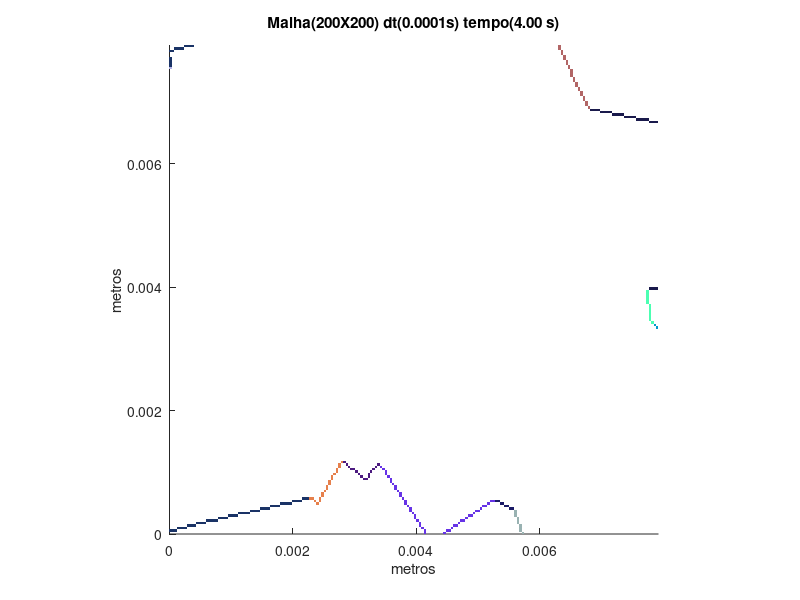

Write the MATLAB code that produced this figure.
set (gca,'PlotBoxAspectRatio',[1 1 1],'Xlim',[0,0.0079236952523745],'Ylim',[0,0.0079236952523745])
hold on
title('Malha(200X200) dt(0.0001s) tempo(4.00 s)')
hold on
ylabel('metros')
hold on
xlabel('metros')
hold on

fill([0.00412032153123474 0.00412032153123474 0.00415994000749661 0.00415994000749661],[0 3.96184762618725E-05 3.96184762618725E-05 0],[0.4,0.2,0.9],'LineStyle','none')

fill([0.00443726934132972 0.00443726934132972 0.00447688781759159 0.00447688781759159],[0 3.96184762618725E-05 3.96184762618725E-05 0],[0.4,0.2,0.9],'LineStyle','none')

fill([0.00570506058170964 0.00570506058170964 0.00574467905797151 0.00574467905797151],[0 3.96184762618725E-05 3.96184762618725E-05 0],[0.6,0.7,0.7],'LineStyle','none')

fill([0 0 3.96184762618725E-05 3.96184762618725E-05],[3.96184762618725E-05 7.9236952523745E-05 7.9236952523745E-05 3.96184762618725E-05],[0.1,0.2,0.4],'LineStyle','none')

fill([3.96184762618725E-05 3.96184762618725E-05 7.9236952523745E-05 7.9236952523745E-05],[3.96184762618725E-05 7.9236952523745E-05 7.9236952523745E-05 3.96184762618725E-05],[0.1,0.2,0.4],'LineStyle','none')

fill([7.9236952523745E-05 7.9236952523745E-05 0.000118855428785617 0.000118855428785617],[3.96184762618725E-05 7.9236952523745E-05 7.9236952523745E-05 3.96184762618725E-05],[0.1,0.2,0.4],'LineStyle','none')

fill([0.00412032153123474 0.00412032153123474 0.00415994000749661 0.00415994000749661],[3.96184762618725E-05 7.9236952523745E-05 7.9236952523745E-05 3.96184762618725E-05],[0.4,0.2,0.9],'LineStyle','none')

fill([0.00447688781759159 0.00447688781759159 0.00451650629385346 0.00451650629385346],[3.96184762618725E-05 7.9236952523745E-05 7.9236952523745E-05 3.96184762618725E-05],[0.4,0.2,0.9],'LineStyle','none')

fill([0.00451650629385346 0.00451650629385346 0.00455612477011534 0.00455612477011534],[3.96184762618725E-05 7.9236952523745E-05 7.9236952523745E-05 3.96184762618725E-05],[0.4,0.2,0.9],'LineStyle','none')

fill([0.00566544210544777 0.00566544210544777 0.00570506058170964 0.00570506058170964],[3.96184762618725E-05 7.9236952523745E-05 7.9236952523745E-05 3.96184762618725E-05],[0.6,0.7,0.7],'LineStyle','none')

fill([0.000118855428785617 0.000118855428785617 0.00015847390504749 0.00015847390504749],[7.9236952523745E-05 0.000118855428785617 0.000118855428785617 7.9236952523745E-05],[0.1,0.2,0.4],'LineStyle','none')

fill([0.00015847390504749 0.00015847390504749 0.000198092381309362 0.000198092381309362],[7.9236952523745E-05 0.000118855428785617 0.000118855428785617 7.9236952523745E-05],[0.1,0.2,0.4],'LineStyle','none')

fill([0.000198092381309362 0.000198092381309362 0.000237710857571235 0.000237710857571235],[7.9236952523745E-05 0.000118855428785617 0.000118855428785617 7.9236952523745E-05],[0.1,0.2,0.4],'LineStyle','none')

fill([0.000237710857571235 0.000237710857571235 0.000277329333833107 0.000277329333833107],[7.9236952523745E-05 0.000118855428785617 0.000118855428785617 7.9236952523745E-05],[0.1,0.2,0.4],'LineStyle','none')

fill([0.00408070305497287 0.00408070305497287 0.00412032153123474 0.00412032153123474],[7.9236952523745E-05 0.000118855428785617 0.000118855428785617 7.9236952523745E-05],[0.4,0.2,0.9],'LineStyle','none')

fill([0.00455612477011534 0.00455612477011534 0.00459574324637721 0.00459574324637721],[7.9236952523745E-05 0.000118855428785617 0.000118855428785617 7.9236952523745E-05],[0.4,0.2,0.9],'LineStyle','none')

fill([0.00566544210544777 0.00566544210544777 0.00570506058170964 0.00570506058170964],[7.9236952523745E-05 0.000118855428785617 0.000118855428785617 7.9236952523745E-05],[0.6,0.7,0.7],'LineStyle','none')

fill([0.000277329333833107 0.000277329333833107 0.00031694781009498 0.00031694781009498],[0.000118855428785617 0.00015847390504749 0.00015847390504749 0.000118855428785617],[0.1,0.2,0.4],'LineStyle','none')

fill([0.00031694781009498 0.00031694781009498 0.000356566286356852 0.000356566286356852],[0.000118855428785617 0.00015847390504749 0.00015847390504749 0.000118855428785617],[0.1,0.2,0.4],'LineStyle','none')

fill([0.000356566286356852 0.000356566286356852 0.000396184762618725 0.000396184762618725],[0.000118855428785617 0.00015847390504749 0.00015847390504749 0.000118855428785617],[0.1,0.2,0.4],'LineStyle','none')

fill([0.000396184762618725 0.000396184762618725 0.000435803238880597 0.000435803238880597],[0.000118855428785617 0.00015847390504749 0.00015847390504749 0.000118855428785617],[0.1,0.2,0.4],'LineStyle','none')

fill([0.00404108457871099 0.00404108457871099 0.00408070305497287 0.00408070305497287],[0.000118855428785617 0.00015847390504749 0.00015847390504749 0.000118855428785617],[0.4,0.2,0.9],'LineStyle','none')

fill([0.00459574324637721 0.00459574324637721 0.00463536172263908 0.00463536172263908],[0.000118855428785617 0.00015847390504749 0.00015847390504749 0.000118855428785617],[0.4,0.2,0.9],'LineStyle','none')

fill([0.00463536172263908 0.00463536172263908 0.00467498019890095 0.00467498019890095],[0.000118855428785617 0.00015847390504749 0.00015847390504749 0.000118855428785617],[0.4,0.2,0.9],'LineStyle','none')

fill([0.00566544210544777 0.00566544210544777 0.00570506058170964 0.00570506058170964],[0.000118855428785617 0.00015847390504749 0.00015847390504749 0.000118855428785617],[0.6,0.7,0.7],'LineStyle','none')

fill([0.000435803238880597 0.000435803238880597 0.00047542171514247 0.00047542171514247],[0.00015847390504749 0.000198092381309362 0.000198092381309362 0.00015847390504749],[0.1,0.2,0.4],'LineStyle','none')

fill([0.00047542171514247 0.00047542171514247 0.000515040191404342 0.000515040191404342],[0.00015847390504749 0.000198092381309362 0.000198092381309362 0.00015847390504749],[0.1,0.2,0.4],'LineStyle','none')

fill([0.000515040191404342 0.000515040191404342 0.000554658667666215 0.000554658667666215],[0.00015847390504749 0.000198092381309362 0.000198092381309362 0.00015847390504749],[0.1,0.2,0.4],'LineStyle','none')

fill([0.000554658667666215 0.000554658667666215 0.000594277143928087 0.000594277143928087],[0.00015847390504749 0.000198092381309362 0.000198092381309362 0.00015847390504749],[0.1,0.2,0.4],'LineStyle','none')

fill([0.00404108457871099 0.00404108457871099 0.00408070305497287 0.00408070305497287],[0.00015847390504749 0.000198092381309362 0.000198092381309362 0.00015847390504749],[0.4,0.2,0.9],'LineStyle','none')

fill([0.00467498019890095 0.00467498019890095 0.00471459867516283 0.00471459867516283],[0.00015847390504749 0.000198092381309362 0.000198092381309362 0.00015847390504749],[0.4,0.2,0.9],'LineStyle','none')

fill([0.00562582362918589 0.00562582362918589 0.00566544210544777 0.00566544210544777],[0.00015847390504749 0.000198092381309362 0.000198092381309362 0.00015847390504749],[0.6,0.7,0.7],'LineStyle','none')

fill([0.000594277143928087 0.000594277143928087 0.00063389562018996 0.00063389562018996],[0.000198092381309362 0.000237710857571235 0.000237710857571235 0.000198092381309362],[0.1,0.2,0.4],'LineStyle','none')

fill([0.00063389562018996 0.00063389562018996 0.000673514096451832 0.000673514096451832],[0.000198092381309362 0.000237710857571235 0.000237710857571235 0.000198092381309362],[0.1,0.2,0.4],'LineStyle','none')

fill([0.000673514096451832 0.000673514096451832 0.000713132572713705 0.000713132572713705],[0.000198092381309362 0.000237710857571235 0.000237710857571235 0.000198092381309362],[0.1,0.2,0.4],'LineStyle','none')

fill([0.000713132572713705 0.000713132572713705 0.000752751048975577 0.000752751048975577],[0.000198092381309362 0.000237710857571235 0.000237710857571235 0.000198092381309362],[0.1,0.2,0.4],'LineStyle','none')

fill([0.000752751048975577 0.000752751048975577 0.00079236952523745 0.00079236952523745],[0.000198092381309362 0.000237710857571235 0.000237710857571235 0.000198092381309362],[0.1,0.2,0.4],'LineStyle','none')

fill([0.00400146610244912 0.00400146610244912 0.00404108457871099 0.00404108457871099],[0.000198092381309362 0.000237710857571235 0.000237710857571235 0.000198092381309362],[0.4,0.2,0.9],'LineStyle','none')

fill([0.00471459867516283 0.00471459867516283 0.0047542171514247 0.0047542171514247],[0.000198092381309362 0.000237710857571235 0.000237710857571235 0.000198092381309362],[0.4,0.2,0.9],'LineStyle','none')

fill([0.0047542171514247 0.0047542171514247 0.00479383562768657 0.00479383562768657],[0.000198092381309362 0.000237710857571235 0.000237710857571235 0.000198092381309362],[0.4,0.2,0.9],'LineStyle','none')

fill([0.00562582362918589 0.00562582362918589 0.00566544210544777 0.00566544210544777],[0.000198092381309362 0.000237710857571235 0.000237710857571235 0.000198092381309362],[0.6,0.7,0.7],'LineStyle','none')

fill([0.00079236952523745 0.00079236952523745 0.000831988001499322 0.000831988001499322],[0.000237710857571235 0.000277329333833107 0.000277329333833107 0.000237710857571235],[0.1,0.2,0.4],'LineStyle','none')

fill([0.000831988001499322 0.000831988001499322 0.000871606477761195 0.000871606477761195],[0.000237710857571235 0.000277329333833107 0.000277329333833107 0.000237710857571235],[0.1,0.2,0.4],'LineStyle','none')

fill([0.000871606477761195 0.000871606477761195 0.000911224954023067 0.000911224954023067],[0.000237710857571235 0.000277329333833107 0.000277329333833107 0.000237710857571235],[0.1,0.2,0.4],'LineStyle','none')

fill([0.000911224954023067 0.000911224954023067 0.00095084343028494 0.00095084343028494],[0.000237710857571235 0.000277329333833107 0.000277329333833107 0.000237710857571235],[0.1,0.2,0.4],'LineStyle','none')

fill([0.00396184762618725 0.00396184762618725 0.00400146610244912 0.00400146610244912],[0.000237710857571235 0.000277329333833107 0.000277329333833107 0.000237710857571235],[0.4,0.2,0.9],'LineStyle','none')

fill([0.00479383562768657 0.00479383562768657 0.00483345410394844 0.00483345410394844],[0.000237710857571235 0.000277329333833107 0.000277329333833107 0.000237710857571235],[0.4,0.2,0.9],'LineStyle','none')

fill([0.00562582362918589 0.00562582362918589 0.00566544210544777 0.00566544210544777],[0.000237710857571235 0.000277329333833107 0.000277329333833107 0.000237710857571235],[0.6,0.7,0.7],'LineStyle','none')

fill([0.00095084343028494 0.00095084343028494 0.000990461906546812 0.000990461906546812],[0.000277329333833107 0.00031694781009498 0.00031694781009498 0.000277329333833107],[0.1,0.2,0.4],'LineStyle','none')

fill([0.000990461906546812 0.000990461906546812 0.00103008038280868 0.00103008038280868],[0.000277329333833107 0.00031694781009498 0.00031694781009498 0.000277329333833107],[0.1,0.2,0.4],'LineStyle','none')

fill([0.00103008038280868 0.00103008038280868 0.00106969885907056 0.00106969885907056],[0.000277329333833107 0.00031694781009498 0.00031694781009498 0.000277329333833107],[0.1,0.2,0.4],'LineStyle','none')

fill([0.00106969885907056 0.00106969885907056 0.00110931733533243 0.00110931733533243],[0.000277329333833107 0.00031694781009498 0.00031694781009498 0.000277329333833107],[0.1,0.2,0.4],'LineStyle','none')

fill([0.00396184762618725 0.00396184762618725 0.00400146610244912 0.00400146610244912],[0.000277329333833107 0.00031694781009498 0.00031694781009498 0.000277329333833107],[0.4,0.2,0.9],'LineStyle','none')

fill([0.00483345410394844 0.00483345410394844 0.00487307258021032 0.00487307258021032],[0.000277329333833107 0.00031694781009498 0.00031694781009498 0.000277329333833107],[0.4,0.2,0.9],'LineStyle','none')

fill([0.00487307258021032 0.00487307258021032 0.00491269105647219 0.00491269105647219],[0.000277329333833107 0.00031694781009498 0.00031694781009498 0.000277329333833107],[0.4,0.2,0.9],'LineStyle','none')

fill([0.00558620515292402 0.00558620515292402 0.00562582362918589 0.00562582362918589],[0.000277329333833107 0.00031694781009498 0.00031694781009498 0.000277329333833107],[0.6,0.7,0.7],'LineStyle','none')

fill([0.00110931733533243 0.00110931733533243 0.0011489358115943 0.0011489358115943],[0.00031694781009498 0.000356566286356852 0.000356566286356852 0.00031694781009498],[0.1,0.2,0.4],'LineStyle','none')

fill([0.0011489358115943 0.0011489358115943 0.00118855428785617 0.00118855428785617],[0.00031694781009498 0.000356566286356852 0.000356566286356852 0.00031694781009498],[0.1,0.2,0.4],'LineStyle','none')

fill([0.00118855428785617 0.00118855428785617 0.00122817276411805 0.00122817276411805],[0.00031694781009498 0.000356566286356852 0.000356566286356852 0.00031694781009498],[0.1,0.2,0.4],'LineStyle','none')

fill([0.00122817276411805 0.00122817276411805 0.00126779124037992 0.00126779124037992],[0.00031694781009498 0.000356566286356852 0.000356566286356852 0.00031694781009498],[0.1,0.2,0.4],'LineStyle','none')

fill([0.00126779124037992 0.00126779124037992 0.00130740971664179 0.00130740971664179],[0.00031694781009498 0.000356566286356852 0.000356566286356852 0.00031694781009498],[0.1,0.2,0.4],'LineStyle','none')

fill([0.00392222914992538 0.00392222914992538 0.00396184762618725 0.00396184762618725],[0.00031694781009498 0.000356566286356852 0.000356566286356852 0.00031694781009498],[0.4,0.2,0.9],'LineStyle','none')

fill([0.00491269105647219 0.00491269105647219 0.00495230953273406 0.00495230953273406],[0.00031694781009498 0.000356566286356852 0.000356566286356852 0.00031694781009498],[0.4,0.2,0.9],'LineStyle','none')

fill([0.00558620515292402 0.00558620515292402 0.00562582362918589 0.00562582362918589],[0.00031694781009498 0.000356566286356852 0.000356566286356852 0.00031694781009498],[0.6,0.7,0.7],'LineStyle','none')

fill([0.00130740971664179 0.00130740971664179 0.00134702819290366 0.00134702819290366],[0.000356566286356852 0.000396184762618725 0.000396184762618725 0.000356566286356852],[0.1,0.2,0.4],'LineStyle','none')

fill([0.00134702819290366 0.00134702819290366 0.00138664666916554 0.00138664666916554],[0.000356566286356852 0.000396184762618725 0.000396184762618725 0.000356566286356852],[0.1,0.2,0.4],'LineStyle','none')

fill([0.00138664666916554 0.00138664666916554 0.00142626514542741 0.00142626514542741],[0.000356566286356852 0.000396184762618725 0.000396184762618725 0.000356566286356852],[0.1,0.2,0.4],'LineStyle','none')

fill([0.00142626514542741 0.00142626514542741 0.00146588362168928 0.00146588362168928],[0.000356566286356852 0.000396184762618725 0.000396184762618725 0.000356566286356852],[0.1,0.2,0.4],'LineStyle','none')

fill([0.0038826106736635 0.0038826106736635 0.00392222914992538 0.00392222914992538],[0.000356566286356852 0.000396184762618725 0.000396184762618725 0.000356566286356852],[0.4,0.2,0.9],'LineStyle','none')

fill([0.00495230953273406 0.00495230953273406 0.00499192800899593 0.00499192800899593],[0.000356566286356852 0.000396184762618725 0.000396184762618725 0.000356566286356852],[0.4,0.2,0.9],'LineStyle','none')

fill([0.00499192800899593 0.00499192800899593 0.00503154648525781 0.00503154648525781],[0.000356566286356852 0.000396184762618725 0.000396184762618725 0.000356566286356852],[0.4,0.2,0.9],'LineStyle','none')

fill([0.00558620515292402 0.00558620515292402 0.00562582362918589 0.00562582362918589],[0.000356566286356852 0.000396184762618725 0.000396184762618725 0.000356566286356852],[0.6,0.7,0.7],'LineStyle','none')

fill([0.00146588362168928 0.00146588362168928 0.00150550209795115 0.00150550209795115],[0.000396184762618725 0.000435803238880597 0.000435803238880597 0.000396184762618725],[0.1,0.2,0.4],'LineStyle','none')

fill([0.00150550209795115 0.00150550209795115 0.00154512057421303 0.00154512057421303],[0.000396184762618725 0.000435803238880597 0.000435803238880597 0.000396184762618725],[0.1,0.2,0.4],'LineStyle','none')

fill([0.00154512057421303 0.00154512057421303 0.0015847390504749 0.0015847390504749],[0.000396184762618725 0.000435803238880597 0.000435803238880597 0.000396184762618725],[0.1,0.2,0.4],'LineStyle','none')

fill([0.0015847390504749 0.0015847390504749 0.00162435752673677 0.00162435752673677],[0.000396184762618725 0.000435803238880597 0.000435803238880597 0.000396184762618725],[0.1,0.2,0.4],'LineStyle','none')

fill([0.0038826106736635 0.0038826106736635 0.00392222914992538 0.00392222914992538],[0.000396184762618725 0.000435803238880597 0.000435803238880597 0.000396184762618725],[0.4,0.2,0.9],'LineStyle','none')

fill([0.00503154648525781 0.00503154648525781 0.00507116496151968 0.00507116496151968],[0.000396184762618725 0.000435803238880597 0.000435803238880597 0.000396184762618725],[0.4,0.2,0.9],'LineStyle','none')

fill([0.00550696820040028 0.00550696820040028 0.00554658667666215 0.00554658667666215],[0.000396184762618725 0.000435803238880597 0.000435803238880597 0.000396184762618725],[0.1,0.1,0.4],'LineStyle','none')

fill([0.00554658667666215 0.00554658667666215 0.00558620515292402 0.00558620515292402],[0.000396184762618725 0.000435803238880597 0.000435803238880597 0.000396184762618725],[0.1,0.1,0.4],'LineStyle','none')

fill([0.00162435752673677 0.00162435752673677 0.00166397600299864 0.00166397600299864],[0.000435803238880597 0.00047542171514247 0.00047542171514247 0.000435803238880597],[0.1,0.2,0.4],'LineStyle','none')

fill([0.00166397600299864 0.00166397600299864 0.00170359447926052 0.00170359447926052],[0.000435803238880597 0.00047542171514247 0.00047542171514247 0.000435803238880597],[0.1,0.2,0.4],'LineStyle','none')

fill([0.00170359447926052 0.00170359447926052 0.00174321295552239 0.00174321295552239],[0.000435803238880597 0.00047542171514247 0.00047542171514247 0.000435803238880597],[0.1,0.2,0.4],'LineStyle','none')

fill([0.00174321295552239 0.00174321295552239 0.00178283143178426 0.00178283143178426],[0.000435803238880597 0.00047542171514247 0.00047542171514247 0.000435803238880597],[0.1,0.2,0.4],'LineStyle','none')

fill([0.00384299219740163 0.00384299219740163 0.0038826106736635 0.0038826106736635],[0.000435803238880597 0.00047542171514247 0.00047542171514247 0.000435803238880597],[0.4,0.2,0.9],'LineStyle','none')

fill([0.00507116496151968 0.00507116496151968 0.00511078343778155 0.00511078343778155],[0.000435803238880597 0.00047542171514247 0.00047542171514247 0.000435803238880597],[0.4,0.2,0.9],'LineStyle','none')

fill([0.00511078343778155 0.00511078343778155 0.00515040191404342 0.00515040191404342],[0.000435803238880597 0.00047542171514247 0.00047542171514247 0.000435803238880597],[0.4,0.2,0.9],'LineStyle','none')

fill([0.00542773124787653 0.00542773124787653 0.0054673497241384 0.0054673497241384],[0.000435803238880597 0.00047542171514247 0.00047542171514247 0.000435803238880597],[0.1,0.1,0.4],'LineStyle','none')

fill([0.0054673497241384 0.0054673497241384 0.00550696820040028 0.00550696820040028],[0.000435803238880597 0.00047542171514247 0.00047542171514247 0.000435803238880597],[0.1,0.1,0.4],'LineStyle','none')

fill([0.00178283143178426 0.00178283143178426 0.00182244990804613 0.00182244990804613],[0.00047542171514247 0.000515040191404342 0.000515040191404342 0.00047542171514247],[0.1,0.2,0.4],'LineStyle','none')

fill([0.00182244990804613 0.00182244990804613 0.00186206838430801 0.00186206838430801],[0.00047542171514247 0.000515040191404342 0.000515040191404342 0.00047542171514247],[0.1,0.2,0.4],'LineStyle','none')

fill([0.00186206838430801 0.00186206838430801 0.00190168686056988 0.00190168686056988],[0.00047542171514247 0.000515040191404342 0.000515040191404342 0.00047542171514247],[0.1,0.2,0.4],'LineStyle','none')

fill([0.00190168686056988 0.00190168686056988 0.00194130533683175 0.00194130533683175],[0.00047542171514247 0.000515040191404342 0.000515040191404342 0.00047542171514247],[0.1,0.2,0.4],'LineStyle','none')

fill([0.00194130533683175 0.00194130533683175 0.00198092381309362 0.00198092381309362],[0.00047542171514247 0.000515040191404342 0.000515040191404342 0.00047542171514247],[0.1,0.2,0.4],'LineStyle','none')

fill([0.00237710857571235 0.00237710857571235 0.00241672705197422 0.00241672705197422],[0.00047542171514247 0.000515040191404342 0.000515040191404342 0.00047542171514247],[0.9,0.5,0.3],'LineStyle','none')

fill([0.00380337372113976 0.00380337372113976 0.00384299219740163 0.00384299219740163],[0.00047542171514247 0.000515040191404342 0.000515040191404342 0.00047542171514247],[0.4,0.2,0.9],'LineStyle','none')

fill([0.00515040191404342 0.00515040191404342 0.0051900203903053 0.0051900203903053],[0.00047542171514247 0.000515040191404342 0.000515040191404342 0.00047542171514247],[0.4,0.2,0.9],'LineStyle','none')

fill([0.00534849429535279 0.00534849429535279 0.00538811277161466 0.00538811277161466],[0.00047542171514247 0.000515040191404342 0.000515040191404342 0.00047542171514247],[0.1,0.1,0.4],'LineStyle','none')

fill([0.00538811277161466 0.00538811277161466 0.00542773124787653 0.00542773124787653],[0.00047542171514247 0.000515040191404342 0.000515040191404342 0.00047542171514247],[0.1,0.1,0.4],'LineStyle','none')

fill([0.00198092381309362 0.00198092381309362 0.0020205422893555 0.0020205422893555],[0.000515040191404342 0.000554658667666215 0.000554658667666215 0.000515040191404342],[0.1,0.2,0.4],'LineStyle','none')

fill([0.0020205422893555 0.0020205422893555 0.00206016076561737 0.00206016076561737],[0.000515040191404342 0.000554658667666215 0.000554658667666215 0.000515040191404342],[0.1,0.2,0.4],'LineStyle','none')

fill([0.00206016076561737 0.00206016076561737 0.00209977924187924 0.00209977924187924],[0.000515040191404342 0.000554658667666215 0.000554658667666215 0.000515040191404342],[0.1,0.2,0.4],'LineStyle','none')

fill([0.00209977924187924 0.00209977924187924 0.00213939771814111 0.00213939771814111],[0.000515040191404342 0.000554658667666215 0.000554658667666215 0.000515040191404342],[0.1,0.2,0.4],'LineStyle','none')

fill([0.00233749009945048 0.00233749009945048 0.00237710857571235 0.00237710857571235],[0.000515040191404342 0.000554658667666215 0.000554658667666215 0.000515040191404342],[0.9,0.5,0.3],'LineStyle','none')

fill([0.00241672705197422 0.00241672705197422 0.00245634552823609 0.00245634552823609],[0.000515040191404342 0.000554658667666215 0.000554658667666215 0.000515040191404342],[0.9,0.5,0.3],'LineStyle','none')

fill([0.00380337372113976 0.00380337372113976 0.00384299219740163 0.00384299219740163],[0.000515040191404342 0.000554658667666215 0.000554658667666215 0.000515040191404342],[0.4,0.2,0.9],'LineStyle','none')

fill([0.0051900203903053 0.0051900203903053 0.00522963886656717 0.00522963886656717],[0.000515040191404342 0.000554658667666215 0.000554658667666215 0.000515040191404342],[0.4,0.2,0.9],'LineStyle','none')

fill([0.00522963886656717 0.00522963886656717 0.00526925734282904 0.00526925734282904],[0.000515040191404342 0.000554658667666215 0.000554658667666215 0.000515040191404342],[0.4,0.2,0.9],'LineStyle','none')

fill([0.00526925734282904 0.00526925734282904 0.00530887581909091 0.00530887581909091],[0.000515040191404342 0.000554658667666215 0.000554658667666215 0.000515040191404342],[0.1,0.1,0.4],'LineStyle','none')

fill([0.00530887581909091 0.00530887581909091 0.00534849429535279 0.00534849429535279],[0.000515040191404342 0.000554658667666215 0.000554658667666215 0.000515040191404342],[0.1,0.1,0.4],'LineStyle','none')

fill([0.00213939771814111 0.00213939771814111 0.00217901619440299 0.00217901619440299],[0.000554658667666215 0.000594277143928087 0.000594277143928087 0.000554658667666215],[0.1,0.2,0.4],'LineStyle','none')

fill([0.00217901619440299 0.00217901619440299 0.00221863467066486 0.00221863467066486],[0.000554658667666215 0.000594277143928087 0.000594277143928087 0.000554658667666215],[0.1,0.2,0.4],'LineStyle','none')

fill([0.00221863467066486 0.00221863467066486 0.00225825314692673 0.00225825314692673],[0.000554658667666215 0.000594277143928087 0.000594277143928087 0.000554658667666215],[0.1,0.2,0.4],'LineStyle','none')

fill([0.00225825314692673 0.00225825314692673 0.0022978716231886 0.0022978716231886],[0.000554658667666215 0.000594277143928087 0.000594277143928087 0.000554658667666215],[0.9,0.5,0.3],'LineStyle','none')

fill([0.0022978716231886 0.0022978716231886 0.00233749009945048 0.00233749009945048],[0.000554658667666215 0.000594277143928087 0.000594277143928087 0.000554658667666215],[0.9,0.5,0.3],'LineStyle','none')

fill([0.00241672705197422 0.00241672705197422 0.00245634552823609 0.00245634552823609],[0.000554658667666215 0.000594277143928087 0.000594277143928087 0.000554658667666215],[0.9,0.5,0.3],'LineStyle','none')

fill([0.00376375524487789 0.00376375524487789 0.00380337372113976 0.00380337372113976],[0.000554658667666215 0.000594277143928087 0.000594277143928087 0.000554658667666215],[0.4,0.2,0.9],'LineStyle','none')

fill([0.00245634552823609 0.00245634552823609 0.00249596400449797 0.00249596400449797],[0.000594277143928087 0.00063389562018996 0.00063389562018996 0.000594277143928087],[0.9,0.5,0.3],'LineStyle','none')

fill([0.00372413676861601 0.00372413676861601 0.00376375524487789 0.00376375524487789],[0.000594277143928087 0.00063389562018996 0.00063389562018996 0.000594277143928087],[0.4,0.2,0.9],'LineStyle','none')

fill([0.00245634552823609 0.00245634552823609 0.00249596400449797 0.00249596400449797],[0.00063389562018996 0.000673514096451832 0.000673514096451832 0.00063389562018996],[0.9,0.5,0.3],'LineStyle','none')

fill([0.00372413676861601 0.00372413676861601 0.00376375524487789 0.00376375524487789],[0.00063389562018996 0.000673514096451832 0.000673514096451832 0.00063389562018996],[0.4,0.2,0.9],'LineStyle','none')

fill([0.00249596400449797 0.00249596400449797 0.00253558248075984 0.00253558248075984],[0.000673514096451832 0.000713132572713705 0.000713132572713705 0.000673514096451832],[0.9,0.5,0.3],'LineStyle','none')

fill([0.00368451829235414 0.00368451829235414 0.00372413676861601 0.00372413676861601],[0.000673514096451832 0.000713132572713705 0.000713132572713705 0.000673514096451832],[0.4,0.2,0.9],'LineStyle','none')

fill([0.00253558248075984 0.00253558248075984 0.00257520095702171 0.00257520095702171],[0.000713132572713705 0.000752751048975577 0.000752751048975577 0.000713132572713705],[0.9,0.5,0.3],'LineStyle','none')

fill([0.00364489981609227 0.00364489981609227 0.00368451829235414 0.00368451829235414],[0.000713132572713705 0.000752751048975577 0.000752751048975577 0.000713132572713705],[0.4,0.2,0.9],'LineStyle','none')

fill([0.00253558248075984 0.00253558248075984 0.00257520095702171 0.00257520095702171],[0.000752751048975577 0.00079236952523745 0.00079236952523745 0.000752751048975577],[0.9,0.5,0.3],'LineStyle','none')

fill([0.00364489981609227 0.00364489981609227 0.00368451829235414 0.00368451829235414],[0.000752751048975577 0.00079236952523745 0.00079236952523745 0.000752751048975577],[0.4,0.2,0.9],'LineStyle','none')

fill([0.00257520095702171 0.00257520095702171 0.00261481943328358 0.00261481943328358],[0.00079236952523745 0.000831988001499322 0.000831988001499322 0.00079236952523745],[0.9,0.5,0.3],'LineStyle','none')

fill([0.0036052813398304 0.0036052813398304 0.00364489981609227 0.00364489981609227],[0.00079236952523745 0.000831988001499322 0.000831988001499322 0.00079236952523745],[0.4,0.2,0.9],'LineStyle','none')

fill([0.00257520095702171 0.00257520095702171 0.00261481943328358 0.00261481943328358],[0.000831988001499322 0.000871606477761195 0.000871606477761195 0.000831988001499322],[0.9,0.5,0.3],'LineStyle','none')

fill([0.00356566286356852 0.00356566286356852 0.0036052813398304 0.0036052813398304],[0.000831988001499322 0.000871606477761195 0.000871606477761195 0.000831988001499322],[0.4,0.2,0.9],'LineStyle','none')

fill([0.00261481943328358 0.00261481943328358 0.00265443790954546 0.00265443790954546],[0.000871606477761195 0.000911224954023067 0.000911224954023067 0.000871606477761195],[0.9,0.5,0.3],'LineStyle','none')

fill([0.00312985962468793 0.00312985962468793 0.0031694781009498 0.0031694781009498],[0.000871606477761195 0.000911224954023067 0.000911224954023067 0.000871606477761195],[0.3,0.1,0.5],'LineStyle','none')

fill([0.0031694781009498 0.0031694781009498 0.00320909657721167 0.00320909657721167],[0.000871606477761195 0.000911224954023067 0.000911224954023067 0.000871606477761195],[0.3,0.1,0.5],'LineStyle','none')

fill([0.00356566286356852 0.00356566286356852 0.0036052813398304 0.0036052813398304],[0.000871606477761195 0.000911224954023067 0.000911224954023067 0.000871606477761195],[0.4,0.2,0.9],'LineStyle','none')

fill([0.00261481943328358 0.00261481943328358 0.00265443790954546 0.00265443790954546],[0.000911224954023067 0.00095084343028494 0.00095084343028494 0.000911224954023067],[0.9,0.5,0.3],'LineStyle','none')

fill([0.00309024114842605 0.00309024114842605 0.00312985962468793 0.00312985962468793],[0.000911224954023067 0.00095084343028494 0.00095084343028494 0.000911224954023067],[0.3,0.1,0.5],'LineStyle','none')

fill([0.00320909657721167 0.00320909657721167 0.00324871505347354 0.00324871505347354],[0.000911224954023067 0.00095084343028494 0.00095084343028494 0.000911224954023067],[0.3,0.1,0.5],'LineStyle','none')

fill([0.00352604438730665 0.00352604438730665 0.00356566286356852 0.00356566286356852],[0.000911224954023067 0.00095084343028494 0.00095084343028494 0.000911224954023067],[0.4,0.2,0.9],'LineStyle','none')

fill([0.00265443790954546 0.00265443790954546 0.00269405638580733 0.00269405638580733],[0.00095084343028494 0.000990461906546812 0.000990461906546812 0.00095084343028494],[0.9,0.5,0.3],'LineStyle','none')

fill([0.00305062267216418 0.00305062267216418 0.00309024114842605 0.00309024114842605],[0.00095084343028494 0.000990461906546812 0.000990461906546812 0.00095084343028494],[0.3,0.1,0.5],'LineStyle','none')

fill([0.00320909657721167 0.00320909657721167 0.00324871505347354 0.00324871505347354],[0.00095084343028494 0.000990461906546812 0.000990461906546812 0.00095084343028494],[0.3,0.1,0.5],'LineStyle','none')

fill([0.00348642591104478 0.00348642591104478 0.00352604438730665 0.00352604438730665],[0.00095084343028494 0.000990461906546812 0.000990461906546812 0.00095084343028494],[0.4,0.2,0.9],'LineStyle','none')

fill([0.00269405638580733 0.00269405638580733 0.0027336748620692 0.0027336748620692],[0.000990461906546812 0.00103008038280868 0.00103008038280868 0.000990461906546812],[0.9,0.5,0.3],'LineStyle','none')

fill([0.00301100419590231 0.00301100419590231 0.00305062267216418 0.00305062267216418],[0.000990461906546812 0.00103008038280868 0.00103008038280868 0.000990461906546812],[0.3,0.1,0.5],'LineStyle','none')

fill([0.00324871505347354 0.00324871505347354 0.00328833352973542 0.00328833352973542],[0.000990461906546812 0.00103008038280868 0.00103008038280868 0.000990461906546812],[0.3,0.1,0.5],'LineStyle','none')

fill([0.00348642591104478 0.00348642591104478 0.00352604438730665 0.00352604438730665],[0.000990461906546812 0.00103008038280868 0.00103008038280868 0.000990461906546812],[0.4,0.2,0.9],'LineStyle','none')

fill([0.00269405638580733 0.00269405638580733 0.0027336748620692 0.0027336748620692],[0.00103008038280868 0.00106969885907056 0.00106969885907056 0.00103008038280868],[0.9,0.5,0.3],'LineStyle','none')

fill([0.00293176724337856 0.00293176724337856 0.00297138571964044 0.00297138571964044],[0.00103008038280868 0.00106969885907056 0.00106969885907056 0.00103008038280868],[0.3,0.1,0.5],'LineStyle','none')

fill([0.00297138571964044 0.00297138571964044 0.00301100419590231 0.00301100419590231],[0.00103008038280868 0.00106969885907056 0.00106969885907056 0.00103008038280868],[0.3,0.1,0.5],'LineStyle','none')

fill([0.00328833352973542 0.00328833352973542 0.00332795200599729 0.00332795200599729],[0.00103008038280868 0.00106969885907056 0.00106969885907056 0.00103008038280868],[0.3,0.1,0.5],'LineStyle','none')

fill([0.00344680743478291 0.00344680743478291 0.00348642591104478 0.00348642591104478],[0.00103008038280868 0.00106969885907056 0.00106969885907056 0.00103008038280868],[0.4,0.2,0.9],'LineStyle','none')

fill([0.0027336748620692 0.0027336748620692 0.00277329333833107 0.00277329333833107],[0.00106969885907056 0.00110931733533243 0.00110931733533243 0.00106969885907056],[0.9,0.5,0.3],'LineStyle','none')

fill([0.00289214876711669 0.00289214876711669 0.00293176724337856 0.00293176724337856],[0.00106969885907056 0.00110931733533243 0.00110931733533243 0.00106969885907056],[0.3,0.1,0.5],'LineStyle','none')

fill([0.00332795200599729 0.00332795200599729 0.00336757048225916 0.00336757048225916],[0.00106969885907056 0.00110931733533243 0.00110931733533243 0.00106969885907056],[0.3,0.1,0.5],'LineStyle','none')

fill([0.00340718895852103 0.00340718895852103 0.00344680743478291 0.00344680743478291],[0.00106969885907056 0.00110931733533243 0.00110931733533243 0.00106969885907056],[0.4,0.2,0.9],'LineStyle','none')

fill([0.0027336748620692 0.0027336748620692 0.00277329333833107 0.00277329333833107],[0.00110931733533243 0.0011489358115943 0.0011489358115943 0.00110931733533243],[0.9,0.5,0.3],'LineStyle','none')

fill([0.00285253029085482 0.00285253029085482 0.00289214876711669 0.00289214876711669],[0.00110931733533243 0.0011489358115943 0.0011489358115943 0.00110931733533243],[0.3,0.1,0.5],'LineStyle','none')

fill([0.00336757048225916 0.00336757048225916 0.00340718895852103 0.00340718895852103],[0.00110931733533243 0.0011489358115943 0.0011489358115943 0.00110931733533243],[0.3,0.1,0.5],'LineStyle','none')

fill([0.00277329333833107 0.00277329333833107 0.00281291181459295 0.00281291181459295],[0.0011489358115943 0.00118855428785617 0.00118855428785617 0.0011489358115943],[0.9,0.5,0.3],'LineStyle','none')

fill([0.00281291181459295 0.00281291181459295 0.00285253029085482 0.00285253029085482],[0.0011489358115943 0.00118855428785617 0.00118855428785617 0.0011489358115943],[0.3,0.1,0.5],'LineStyle','none')

fill([0.00788407677611263 0.00788407677611263 0.0079236952523745 0.0079236952523745],[0.00332795200599729 0.00336757048225916 0.00336757048225916 0.00332795200599729],[0.0,0.6,0.8],'LineStyle','none')

fill([0.00784445829985075 0.00784445829985075 0.00788407677611263 0.00788407677611263],[0.00336757048225916 0.00340718895852103 0.00340718895852103 0.00336757048225916],[0.0,0.6,0.8],'LineStyle','none')

fill([0.00780483982358888 0.00780483982358888 0.00784445829985075 0.00784445829985075],[0.00340718895852103 0.00344680743478291 0.00344680743478291 0.00340718895852103],[0.3,1.0,0.7],'LineStyle','none')

fill([0.00776522134732701 0.00776522134732701 0.00780483982358888 0.00780483982358888],[0.00344680743478291 0.00348642591104478 0.00348642591104478 0.00344680743478291],[0.3,1.0,0.7],'LineStyle','none')

fill([0.00776522134732701 0.00776522134732701 0.00780483982358888 0.00780483982358888],[0.00348642591104478 0.00352604438730665 0.00352604438730665 0.00348642591104478],[0.3,1.0,0.7],'LineStyle','none')

fill([0.00776522134732701 0.00776522134732701 0.00780483982358888 0.00780483982358888],[0.00352604438730665 0.00356566286356852 0.00356566286356852 0.00352604438730665],[0.3,1.0,0.7],'LineStyle','none')

fill([0.00776522134732701 0.00776522134732701 0.00780483982358888 0.00780483982358888],[0.00356566286356852 0.0036052813398304 0.0036052813398304 0.00356566286356852],[0.3,1.0,0.7],'LineStyle','none')

fill([0.00776522134732701 0.00776522134732701 0.00780483982358888 0.00780483982358888],[0.0036052813398304 0.00364489981609227 0.00364489981609227 0.0036052813398304],[0.3,1.0,0.7],'LineStyle','none')

fill([0.00776522134732701 0.00776522134732701 0.00780483982358888 0.00780483982358888],[0.00364489981609227 0.00368451829235414 0.00368451829235414 0.00364489981609227],[0.3,1.0,0.7],'LineStyle','none')

fill([0.00776522134732701 0.00776522134732701 0.00780483982358888 0.00780483982358888],[0.00368451829235414 0.00372413676861601 0.00372413676861601 0.00368451829235414],[0.3,1.0,0.7],'LineStyle','none')

fill([0.00772560287106514 0.00772560287106514 0.00776522134732701 0.00776522134732701],[0.00372413676861601 0.00376375524487789 0.00376375524487789 0.00372413676861601],[0.3,1.0,0.7],'LineStyle','none')

fill([0.00772560287106514 0.00772560287106514 0.00776522134732701 0.00776522134732701],[0.00376375524487789 0.00380337372113976 0.00380337372113976 0.00376375524487789],[0.3,1.0,0.7],'LineStyle','none')

fill([0.00772560287106514 0.00772560287106514 0.00776522134732701 0.00776522134732701],[0.00380337372113976 0.00384299219740163 0.00384299219740163 0.00380337372113976],[0.3,1.0,0.7],'LineStyle','none')

fill([0.00772560287106514 0.00772560287106514 0.00776522134732701 0.00776522134732701],[0.00384299219740163 0.0038826106736635 0.0038826106736635 0.00384299219740163],[0.3,1.0,0.7],'LineStyle','none')

fill([0.00772560287106514 0.00772560287106514 0.00776522134732701 0.00776522134732701],[0.0038826106736635 0.00392222914992538 0.00392222914992538 0.0038826106736635],[0.3,1.0,0.7],'LineStyle','none')

fill([0.00772560287106514 0.00772560287106514 0.00776522134732701 0.00776522134732701],[0.00392222914992538 0.00396184762618725 0.00396184762618725 0.00392222914992538],[0.3,1.0,0.7],'LineStyle','none')

fill([0.00776522134732701 0.00776522134732701 0.00780483982358888 0.00780483982358888],[0.00396184762618725 0.00400146610244912 0.00400146610244912 0.00396184762618725],[0.1,0.1,0.3],'LineStyle','none')

fill([0.00780483982358888 0.00780483982358888 0.00784445829985075 0.00784445829985075],[0.00396184762618725 0.00400146610244912 0.00400146610244912 0.00396184762618725],[0.1,0.1,0.3],'LineStyle','none')

fill([0.00784445829985075 0.00784445829985075 0.00788407677611263 0.00788407677611263],[0.00396184762618725 0.00400146610244912 0.00400146610244912 0.00396184762618725],[0.1,0.1,0.3],'LineStyle','none')

fill([0.00788407677611263 0.00788407677611263 0.0079236952523745 0.0079236952523745],[0.00396184762618725 0.00400146610244912 0.00400146610244912 0.00396184762618725],[0.1,0.1,0.3],'LineStyle','none')

fill([0.00776522134732701 0.00776522134732701 0.00780483982358888 0.00780483982358888],[0.00665590401199458 0.00669552248825645 0.00669552248825645 0.00665590401199458],[0.1,0.1,0.3],'LineStyle','none')

fill([0.00780483982358888 0.00780483982358888 0.00784445829985075 0.00784445829985075],[0.00665590401199458 0.00669552248825645 0.00669552248825645 0.00665590401199458],[0.1,0.1,0.3],'LineStyle','none')

fill([0.00784445829985075 0.00784445829985075 0.00788407677611263 0.00788407677611263],[0.00665590401199458 0.00669552248825645 0.00669552248825645 0.00665590401199458],[0.1,0.1,0.3],'LineStyle','none')

fill([0.00788407677611263 0.00788407677611263 0.0079236952523745 0.0079236952523745],[0.00665590401199458 0.00669552248825645 0.00669552248825645 0.00665590401199458],[0.1,0.1,0.3],'LineStyle','none')

fill([0.00756712896601765 0.00756712896601765 0.00760674744227952 0.00760674744227952],[0.00669552248825645 0.00673514096451832 0.00673514096451832 0.00669552248825645],[0.1,0.1,0.3],'LineStyle','none')

fill([0.00760674744227952 0.00760674744227952 0.00764636591854139 0.00764636591854139],[0.00669552248825645 0.00673514096451832 0.00673514096451832 0.00669552248825645],[0.1,0.1,0.3],'LineStyle','none')

fill([0.00764636591854139 0.00764636591854139 0.00768598439480326 0.00768598439480326],[0.00669552248825645 0.00673514096451832 0.00673514096451832 0.00669552248825645],[0.1,0.1,0.3],'LineStyle','none')

fill([0.00768598439480326 0.00768598439480326 0.00772560287106514 0.00772560287106514],[0.00669552248825645 0.00673514096451832 0.00673514096451832 0.00669552248825645],[0.1,0.1,0.3],'LineStyle','none')

fill([0.00772560287106514 0.00772560287106514 0.00776522134732701 0.00776522134732701],[0.00669552248825645 0.00673514096451832 0.00673514096451832 0.00669552248825645],[0.1,0.1,0.3],'LineStyle','none')

fill([0.00736903658470828 0.00736903658470828 0.00740865506097016 0.00740865506097016],[0.00673514096451832 0.0067747594407802 0.0067747594407802 0.00673514096451832],[0.1,0.1,0.3],'LineStyle','none')

fill([0.00740865506097016 0.00740865506097016 0.00744827353723203 0.00744827353723203],[0.00673514096451832 0.0067747594407802 0.0067747594407802 0.00673514096451832],[0.1,0.1,0.3],'LineStyle','none')

fill([0.00744827353723203 0.00744827353723203 0.0074878920134939 0.0074878920134939],[0.00673514096451832 0.0067747594407802 0.0067747594407802 0.00673514096451832],[0.1,0.1,0.3],'LineStyle','none')

fill([0.0074878920134939 0.0074878920134939 0.00752751048975577 0.00752751048975577],[0.00673514096451832 0.0067747594407802 0.0067747594407802 0.00673514096451832],[0.1,0.1,0.3],'LineStyle','none')

fill([0.00752751048975577 0.00752751048975577 0.00756712896601765 0.00756712896601765],[0.00673514096451832 0.0067747594407802 0.0067747594407802 0.00673514096451832],[0.1,0.1,0.3],'LineStyle','none')

fill([0.00717094420339892 0.00717094420339892 0.00721056267966079 0.00721056267966079],[0.0067747594407802 0.00681437791704207 0.00681437791704207 0.0067747594407802],[0.1,0.1,0.3],'LineStyle','none')

fill([0.00721056267966079 0.00721056267966079 0.00725018115592267 0.00725018115592267],[0.0067747594407802 0.00681437791704207 0.00681437791704207 0.0067747594407802],[0.1,0.1,0.3],'LineStyle','none')

fill([0.00725018115592267 0.00725018115592267 0.00728979963218454 0.00728979963218454],[0.0067747594407802 0.00681437791704207 0.00681437791704207 0.0067747594407802],[0.1,0.1,0.3],'LineStyle','none')

fill([0.00728979963218454 0.00728979963218454 0.00732941810844641 0.00732941810844641],[0.0067747594407802 0.00681437791704207 0.00681437791704207 0.0067747594407802],[0.1,0.1,0.3],'LineStyle','none')

fill([0.00732941810844641 0.00732941810844641 0.00736903658470828 0.00736903658470828],[0.0067747594407802 0.00681437791704207 0.00681437791704207 0.0067747594407802],[0.1,0.1,0.3],'LineStyle','none')

fill([0.00697285182208956 0.00697285182208956 0.00701247029835143 0.00701247029835143],[0.00681437791704207 0.00685399639330394 0.00685399639330394 0.00681437791704207],[0.1,0.1,0.3],'LineStyle','none')

fill([0.00701247029835143 0.00701247029835143 0.0070520887746133 0.0070520887746133],[0.00681437791704207 0.00685399639330394 0.00685399639330394 0.00681437791704207],[0.1,0.1,0.3],'LineStyle','none')

fill([0.0070520887746133 0.0070520887746133 0.00709170725087518 0.00709170725087518],[0.00681437791704207 0.00685399639330394 0.00685399639330394 0.00681437791704207],[0.1,0.1,0.3],'LineStyle','none')

fill([0.00709170725087518 0.00709170725087518 0.00713132572713705 0.00713132572713705],[0.00681437791704207 0.00685399639330394 0.00685399639330394 0.00681437791704207],[0.1,0.1,0.3],'LineStyle','none')

fill([0.00713132572713705 0.00713132572713705 0.00717094420339892 0.00717094420339892],[0.00681437791704207 0.00685399639330394 0.00685399639330394 0.00681437791704207],[0.1,0.1,0.3],'LineStyle','none')

fill([0.00681437791704207 0.00681437791704207 0.00685399639330394 0.00685399639330394],[0.00685399639330394 0.00689361486956581 0.00689361486956581 0.00685399639330394],[0.1,0.1,0.3],'LineStyle','none')

fill([0.00685399639330394 0.00685399639330394 0.00689361486956581 0.00689361486956581],[0.00685399639330394 0.00689361486956581 0.00689361486956581 0.00685399639330394],[0.1,0.1,0.3],'LineStyle','none')

fill([0.00689361486956581 0.00689361486956581 0.00693323334582769 0.00693323334582769],[0.00685399639330394 0.00689361486956581 0.00689361486956581 0.00685399639330394],[0.1,0.1,0.3],'LineStyle','none')

fill([0.00693323334582769 0.00693323334582769 0.00697285182208956 0.00697285182208956],[0.00685399639330394 0.00689361486956581 0.00689361486956581 0.00685399639330394],[0.1,0.1,0.3],'LineStyle','none')

fill([0.0067747594407802 0.0067747594407802 0.00681437791704207 0.00681437791704207],[0.00689361486956581 0.00693323334582769 0.00693323334582769 0.00689361486956581],[0.7,0.4,0.4],'LineStyle','none')

fill([0.00673514096451832 0.00673514096451832 0.0067747594407802 0.0067747594407802],[0.00693323334582769 0.00697285182208956 0.00697285182208956 0.00693323334582769],[0.7,0.4,0.4],'LineStyle','none')

fill([0.00673514096451832 0.00673514096451832 0.0067747594407802 0.0067747594407802],[0.00697285182208956 0.00701247029835143 0.00701247029835143 0.00697285182208956],[0.7,0.4,0.4],'LineStyle','none')

fill([0.00669552248825645 0.00669552248825645 0.00673514096451832 0.00673514096451832],[0.00701247029835143 0.0070520887746133 0.0070520887746133 0.00701247029835143],[0.7,0.4,0.4],'LineStyle','none')

fill([0.00669552248825645 0.00669552248825645 0.00673514096451832 0.00673514096451832],[0.0070520887746133 0.00709170725087518 0.00709170725087518 0.0070520887746133],[0.7,0.4,0.4],'LineStyle','none')

fill([0.00665590401199458 0.00665590401199458 0.00669552248825645 0.00669552248825645],[0.00709170725087518 0.00713132572713705 0.00713132572713705 0.00709170725087518],[0.7,0.4,0.4],'LineStyle','none')

fill([0.00665590401199458 0.00665590401199458 0.00669552248825645 0.00669552248825645],[0.00713132572713705 0.00717094420339892 0.00717094420339892 0.00713132572713705],[0.7,0.4,0.4],'LineStyle','none')

fill([0.00661628553573271 0.00661628553573271 0.00665590401199458 0.00665590401199458],[0.00717094420339892 0.00721056267966079 0.00721056267966079 0.00717094420339892],[0.7,0.4,0.4],'LineStyle','none')

fill([0.00661628553573271 0.00661628553573271 0.00665590401199458 0.00665590401199458],[0.00721056267966079 0.00725018115592267 0.00725018115592267 0.00721056267966079],[0.7,0.4,0.4],'LineStyle','none')

fill([0.00657666705947083 0.00657666705947083 0.00661628553573271 0.00661628553573271],[0.00725018115592267 0.00728979963218454 0.00728979963218454 0.00725018115592267],[0.7,0.4,0.4],'LineStyle','none')

fill([0.00657666705947083 0.00657666705947083 0.00661628553573271 0.00661628553573271],[0.00728979963218454 0.00732941810844641 0.00732941810844641 0.00728979963218454],[0.7,0.4,0.4],'LineStyle','none')

fill([0.00653704858320896 0.00653704858320896 0.00657666705947083 0.00657666705947083],[0.00732941810844641 0.00736903658470828 0.00736903658470828 0.00732941810844641],[0.7,0.4,0.4],'LineStyle','none')

fill([0.00653704858320896 0.00653704858320896 0.00657666705947083 0.00657666705947083],[0.00736903658470828 0.00740865506097016 0.00740865506097016 0.00736903658470828],[0.7,0.4,0.4],'LineStyle','none')

fill([0.00649743010694709 0.00649743010694709 0.00653704858320896 0.00653704858320896],[0.00740865506097016 0.00744827353723203 0.00744827353723203 0.00740865506097016],[0.7,0.4,0.4],'LineStyle','none')

fill([0.00649743010694709 0.00649743010694709 0.00653704858320896 0.00653704858320896],[0.00744827353723203 0.0074878920134939 0.0074878920134939 0.00744827353723203],[0.7,0.4,0.4],'LineStyle','none')

fill([0.00649743010694709 0.00649743010694709 0.00653704858320896 0.00653704858320896],[0.0074878920134939 0.00752751048975577 0.00752751048975577 0.0074878920134939],[0.7,0.4,0.4],'LineStyle','none')

fill([0 0 3.96184762618725E-05 3.96184762618725E-05],[0.00752751048975577 0.00756712896601765 0.00756712896601765 0.00752751048975577],[0.7,0.7,0.9],'LineStyle','none')

fill([0.00645781163068522 0.00645781163068522 0.00649743010694709 0.00649743010694709],[0.00752751048975577 0.00756712896601765 0.00756712896601765 0.00752751048975577],[0.7,0.4,0.4],'LineStyle','none')

fill([0 0 3.96184762618725E-05 3.96184762618725E-05],[0.00756712896601765 0.00760674744227952 0.00760674744227952 0.00756712896601765],[0.1,0.2,0.4],'LineStyle','none')

fill([0.00645781163068522 0.00645781163068522 0.00649743010694709 0.00649743010694709],[0.00756712896601765 0.00760674744227952 0.00760674744227952 0.00756712896601765],[0.7,0.4,0.4],'LineStyle','none')

fill([0 0 3.96184762618725E-05 3.96184762618725E-05],[0.00760674744227952 0.00764636591854139 0.00764636591854139 0.00760674744227952],[0.1,0.2,0.4],'LineStyle','none')

fill([0.00641819315442334 0.00641819315442334 0.00645781163068522 0.00645781163068522],[0.00760674744227952 0.00764636591854139 0.00764636591854139 0.00760674744227952],[0.7,0.4,0.4],'LineStyle','none')

fill([0 0 3.96184762618725E-05 3.96184762618725E-05],[0.00764636591854139 0.00768598439480326 0.00768598439480326 0.00764636591854139],[0.1,0.2,0.4],'LineStyle','none')

fill([0.00641819315442334 0.00641819315442334 0.00645781163068522 0.00645781163068522],[0.00764636591854139 0.00768598439480326 0.00768598439480326 0.00764636591854139],[0.7,0.4,0.4],'LineStyle','none')

fill([0 0 3.96184762618725E-05 3.96184762618725E-05],[0.00768598439480326 0.00772560287106514 0.00772560287106514 0.00768598439480326],[0.1,0.2,0.4],'LineStyle','none')

fill([0.00637857467816147 0.00637857467816147 0.00641819315442334 0.00641819315442334],[0.00768598439480326 0.00772560287106514 0.00772560287106514 0.00768598439480326],[0.7,0.4,0.4],'LineStyle','none')

fill([0.00637857467816147 0.00637857467816147 0.00641819315442334 0.00641819315442334],[0.00772560287106514 0.00776522134732701 0.00776522134732701 0.00772560287106514],[0.7,0.4,0.4],'LineStyle','none')

fill([0.0063389562018996 0.0063389562018996 0.00637857467816147 0.00637857467816147],[0.00776522134732701 0.00780483982358888 0.00780483982358888 0.00776522134732701],[0.7,0.4,0.4],'LineStyle','none')

fill([0 0 3.96184762618725E-05 3.96184762618725E-05],[0.00780483982358888 0.00784445829985075 0.00784445829985075 0.00780483982358888],[0.1,0.2,0.4],'LineStyle','none')

fill([3.96184762618725E-05 3.96184762618725E-05 7.9236952523745E-05 7.9236952523745E-05],[0.00780483982358888 0.00784445829985075 0.00784445829985075 0.00780483982358888],[0.1,0.2,0.4],'LineStyle','none')

fill([0.0063389562018996 0.0063389562018996 0.00637857467816147 0.00637857467816147],[0.00780483982358888 0.00784445829985075 0.00784445829985075 0.00780483982358888],[0.7,0.4,0.4],'LineStyle','none')

fill([7.9236952523745E-05 7.9236952523745E-05 0.000118855428785617 0.000118855428785617],[0.00784445829985075 0.00788407677611263 0.00788407677611263 0.00784445829985075],[0.1,0.2,0.4],'LineStyle','none')

fill([0.000118855428785617 0.000118855428785617 0.00015847390504749 0.00015847390504749],[0.00784445829985075 0.00788407677611263 0.00788407677611263 0.00784445829985075],[0.1,0.2,0.4],'LineStyle','none')

fill([0.00015847390504749 0.00015847390504749 0.000198092381309362 0.000198092381309362],[0.00784445829985075 0.00788407677611263 0.00788407677611263 0.00784445829985075],[0.1,0.2,0.4],'LineStyle','none')

fill([0.000198092381309362 0.000198092381309362 0.000237710857571235 0.000237710857571235],[0.00784445829985075 0.00788407677611263 0.00788407677611263 0.00784445829985075],[0.1,0.2,0.4],'LineStyle','none')

fill([0.00629933772563773 0.00629933772563773 0.0063389562018996 0.0063389562018996],[0.00784445829985075 0.00788407677611263 0.00788407677611263 0.00784445829985075],[0.7,0.4,0.4],'LineStyle','none')

fill([0.000237710857571235 0.000237710857571235 0.000277329333833107 0.000277329333833107],[0.00788407677611263 0.0079236952523745 0.0079236952523745 0.00788407677611263],[0.1,0.2,0.4],'LineStyle','none')

fill([0.000277329333833107 0.000277329333833107 0.00031694781009498 0.00031694781009498],[0.00788407677611263 0.0079236952523745 0.0079236952523745 0.00788407677611263],[0.1,0.2,0.4],'LineStyle','none')

fill([0.00031694781009498 0.00031694781009498 0.000356566286356852 0.000356566286356852],[0.00788407677611263 0.0079236952523745 0.0079236952523745 0.00788407677611263],[0.1,0.2,0.4],'LineStyle','none')

fill([0.000356566286356852 0.000356566286356852 0.000396184762618725 0.000396184762618725],[0.00788407677611263 0.0079236952523745 0.0079236952523745 0.00788407677611263],[0.1,0.2,0.4],'LineStyle','none')

fill([0.00629933772563773 0.00629933772563773 0.0063389562018996 0.0063389562018996],[0.00788407677611263 0.0079236952523745 0.0079236952523745 0.00788407677611263],[0.7,0.4,0.4],'LineStyle','none')
